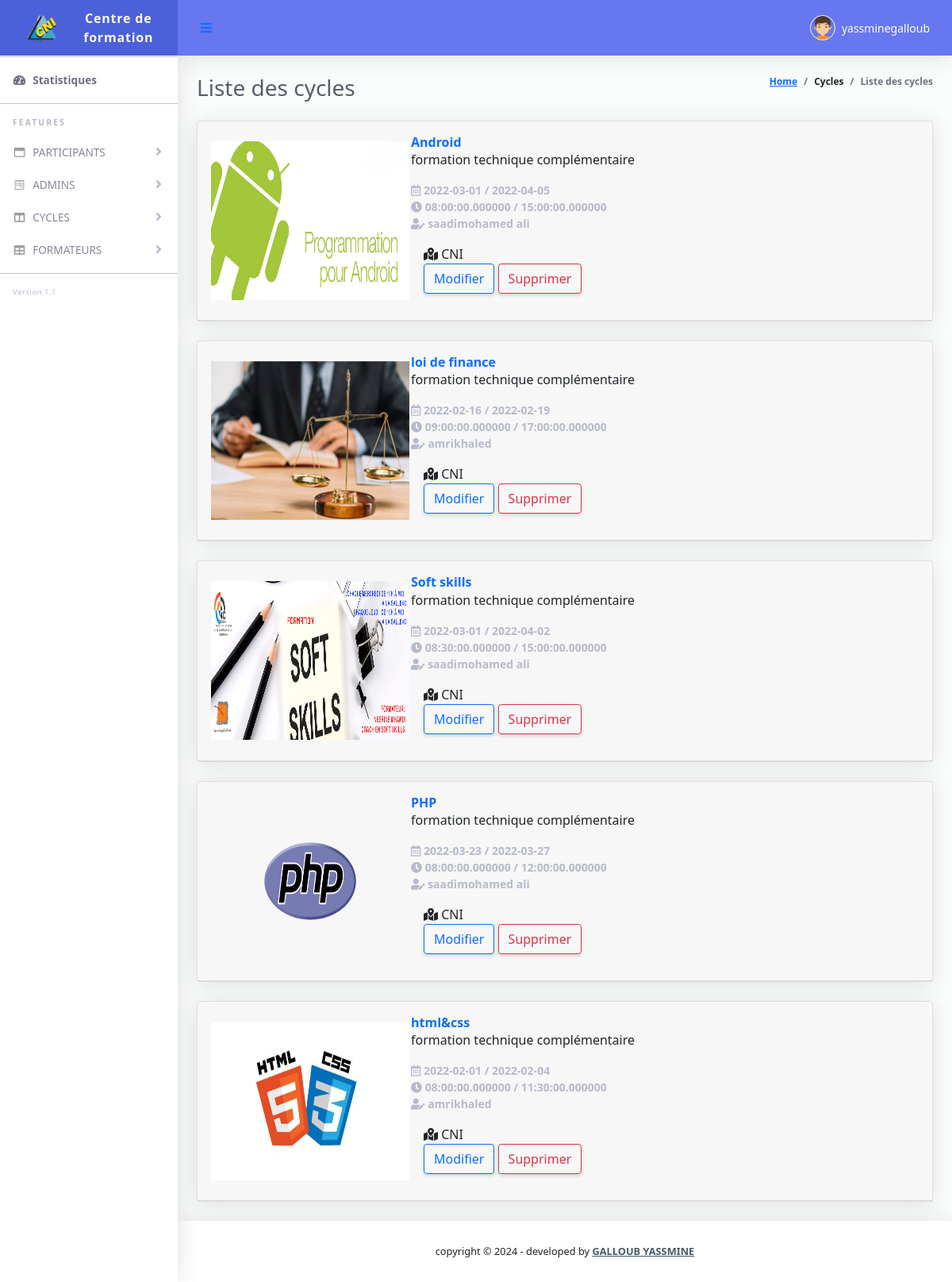
Page /superadmin/listeCycle.php (signed in) on the committed database.
### tables this page shows
CREATE TABLE `cycle` (
  `Numero_cycle` int(11) NOT NULL,
  `theme` varchar(255) NOT NULL,
  `modele` varchar(255) NOT NULL,
  `lieu` varchar(255) NOT NULL,
  `gouvernorat` varchar(255) NOT NULL,
  `numsalle` varchar(255) NOT NULL,
  `debut_periode` date NOT NULL,
  `fin_periode` date NOT NULL,
  `debut_horaire` time(6) NOT NULL,
  `fin_horaire` time(6) NOT NULL,
  `debut_pause` time(6) NOT NULL,
  `fin_pause` time(6) NOT NULL,
  `image` text NOT NULL,
  `nomprenom_formateur` varchar(255) NOT NULL
);

### superadmin/listeCycle.php (the view, shortened to what this page needs)
<!DOCTYPE html>
<html lang="en">
<head>
  <link href="../vendor/fontawesome-free/css/all.min.css" rel="stylesheet" type="text/css">
  <link href="../vendor/bootstrap/css/bootstrap.min.css" rel="stylesheet" type="text/css">
  <link href="https://cdn.jsdelivr.net/npm/bootstrap@5.1.3/dist/css/bootstrap.min.css" rel="stylesheet">
  <link href="../css/ruang-admin.min.css" rel="stylesheet">
  <link href="../vendor/datatables/dataTables.bootstrap4.min.css" rel="stylesheet">
</head>
<?php
 include("../connexion/connexion.php");
 $result = $bdd->query("SELECT * FROM cycle ");
 $result->setFetchMode(PDO::FETCH_ASSOC);
 ?>
<body id="page-top">
  <div id="wrapper">
  <ul class="navbar-nav sidebar sidebar-light accordion" id="accordionSidebar">
      <a class="sidebar-brand d-flex align-items-center justify-content-center" href="superadmin.php">
        <div class="sidebar-brand-icon">
        <img src="../img/logo/logo_cni.png">
        </div>
        <div class="sidebar-brand-text mx-3">Centre de formation</div>
      </a>
      <hr class="sidebar-divider my-0">
      <li class="nav-item active">
        <a class="nav-link" href="superadmin.php">
          <i class="fas fa-fw fa-tachometer-alt"></i>
          <span>Statistiques</span></a>
      </li>
      <hr class="sidebar-divider">
      <div class="sidebar-heading">
        Features
      </div>
      <li class="nav-item">
        <a class="nav-link collapsed" href="#" data-toggle="collapse" data-target="#collapseBootstrap"
          aria-expanded="true" aria-controls="collapseBootstrap">
          <i class="far fa-fw fa-window-maximize"></i>
          <span>PARTICIPANTS</span>
        </a>
      </li>
      <li class="nav-item">
        <a class="nav-link collapsed" href="#" data-toggle="collapse" data-target="#collapseForm" aria-expanded="true"
          aria-controls="collapseForm">
          <i class="fab fa-fw fa-wpforms"></i>
          <span>ADMINS</span>
        </a>
      </li>
      <li class="nav-item">
        <a class="nav-link collapsed" href="#" data-toggle="collapse" data-target="#collapsePage" aria-expanded="true"
          aria-controls="collapsePage">
          <i class="fas fa-fw fa-columns"></i>
          <span>CYCLES</span>
        </a>
      </li>
      <li class="nav-item">
        <a class="nav-link collapsed" href="#" data-toggle="collapse" data-target="#collapseTable" aria-expanded="true"
          aria-controls="collapseTable">
          <i class="fas fa-fw fa-table"></i>
          <span>FORMATEURS</span>
        </a>
      </li>
      <hr class="sidebar-divider">
      <div class="version" id="version-ruangadmin"></div>
    </ul>
    <div id="content-wrapper" class="d-flex flex-column">
      <div id="content">
         <nav class="navbar navbar-expand navbar-light bg-navbar topbar mb-4 static-top">
          <button id="sidebarToggleTop" class="btn btn-link rounded-circle mr-3">
            <i class="fa fa-bars"></i>
          </button>
          <ul class="navbar-nav ml-auto">
            <li class="nav-item dropdown no-arrow">
              <a class="nav-link dropdown-toggle" href="#" id="userDropdown" role="button" data-toggle="dropdown"
                aria-haspopup="true" aria-expanded="false">
                <img class="img-profile rounded-circle" src="../img/boy.png" style="max-width: 60px">
                <span class="ml-2 d-none d-lg-inline text-white small"><?php echo $_SESSION["username"]; ?></span>
              </a>
            </li>
          </ul>
        </nav>
        <div class="container-fluid" id="container-wrapper">
          <div class="d-sm-flex align-items-center justify-content-between mb-4">
            <h1 class="h3 mb-0 text-gray-800">Liste des cycles</h1>
            <ol class="breadcrumb">
              <li class="breadcrumb-item"><a href="./">Home</a></li>
              <li class="breadcrumb-item">Cycles</li>
              <li class="breadcrumb-item active" aria-current="page">Liste des cycles</li>
            </ol>
          </div>
                <div class="row">
            <?php
                   foreach ($result as $row) { ?>
            <div class="col-lg-12">
              <div class="card mb-4">
                <div class="card-header py-3">
                  <table>
                  <?php echo '<tr><td><img  src="../image/'.$row['image'].'" height="200px" width="250px"> </td>';?>
                  <td><h6 class="m-0 font-weight-bold text-primary"><?php echo($row['theme'] );?></h6>
                  <p>formation technique complémentaire</p>
                  <div class="small text-gray-500 message-time font-weight-bold"> <i class="far fa-calendar-alt"></i><?php echo(" ".$row['debut_periode']);echo(" / "); echo $row["fin_periode"] ; ?></div>
                  <div class="small text-gray-500 message-time font-weight-bold"> <i class="fas fa-clock"></i><?php echo(" ".$row['debut_horaire']);echo(" / "); echo $row["fin_horaire"] ; ?></div>
                  <div class="small text-gray-500 message-time font-weight-bold"> <i class="fas fa-user-edit"></i><?php echo(" ".$row['nomprenom_formateur']); ?></div>
                </div>
                <div class="card-body">
                <i class="fas fa-map-marked-alt"></i><?php echo(" ".$row['lieu']) ?><br/>
                    <a name="modifier" class="btn btn-outline-primary" href="modifier.php?Numero_cycle=<?= $row['Numero_cycle']?>">Modifier</a>
                    <a name="delete" class="btn btn-outline-danger" href="supprimer.php?Numero_cycle=<?= $row['Numero_cycle']?>"  onclick="return confirm('Vous etes sur de supprimer ce cycle?')">Supprimer</a>
                </div>
              </div>
            </div>
            <?php } ?>
          </div>
        </div>
      </div>
      <footer class="sticky-footer bg-white">
        <div class="container my-auto">
          <div class="copyright text-center my-auto">
            <span>copyright &copy; <script> document.write(new Date().getFullYear()); </script> - developed by
              <b><a href="https://www.linkedin.com/in/mohammed-aziz-laabidi-0281731b5/" target="_blank">GALLOUB YASSMINE</a></b>
            </span>
          </div>
        </div>
      </footer>
    </div>
  </div>
</body>
</html>

### rows in the picture
cycle: image (picture), theme "Android", debut_periode "2022-03-01", fin_periode "2022-04-05", debut_horaire "08:00:00.000000", fin_horaire "15:00:00.000000", nomprenom_formateur "saadimohamed ali", lieu "CNI"
cycle: image (picture), theme "loi de finance", debut_periode "2022-02-16", fin_periode "2022-02-19", debut_horaire "09:00:00.000000", fin_horaire "17:00:00.000000", nomprenom_formateur "amrikhaled", lieu "CNI"
cycle: image (picture), theme "Soft skills", debut_periode "2022-03-01", fin_periode "2022-04-02", debut_horaire "08:30:00.000000", fin_horaire "15:00:00.000000", nomprenom_formateur "saadimohamed ali", lieu "CNI"
cycle: image (picture), theme "PHP", debut_periode "2022-03-23", fin_periode "2022-03-27", debut_horaire "08:00:00.000000", fin_horaire "12:00:00.000000", nomprenom_formateur "saadimohamed ali", lieu "CNI"
cycle: image (picture), theme "html&css", debut_periode "2022-02-01", fin_periode "2022-02-04", debut_horaire "08:00:00.000000", fin_horaire "11:30:00.000000", nomprenom_formateur "amrikhaled", lieu "CNI"

### other values in the picture
$_SESSION["username"] "yassminegalloub"
